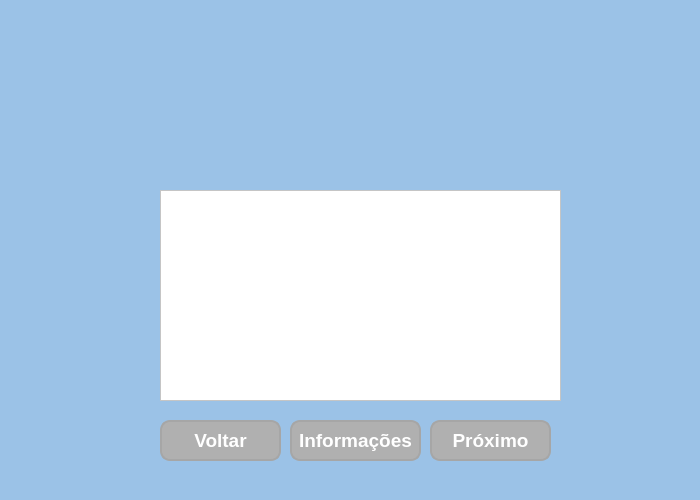
<?xml version="1.0" encoding="UTF-8"?>
<ui version="4.0">
 <class>MainWindow</class>
 <widget class="QMainWindow" name="MainWindow">
  <property name="geometry">
   <rect>
    <x>0</x>
    <y>0</y>
    <width>700</width>
    <height>500</height>
   </rect>
  </property>
  <property name="minimumSize">
   <size>
    <width>700</width>
    <height>500</height>
   </size>
  </property>
  <property name="windowTitle">
   <string>MainWindow</string>
  </property>
  <property name="styleSheet">
   <string notr="true">background-color: rgb(155, 194, 231);</string>
  </property>
  <widget class="QWidget" name="centralwidget">
   <widget class="QListWidget" name="listWidget">
    <property name="geometry">
     <rect>
      <x>160</x>
      <y>190</y>
      <width>401</width>
      <height>211</height>
     </rect>
    </property>
    <property name="font">
     <font>
      <pointsize>16</pointsize>
     </font>
    </property>
    <property name="styleSheet">
     <string notr="true">background-color: rgb(255, 255, 255);</string>
    </property>
   </widget>
   <widget class="QPushButton" name="pushButton">
    <property name="geometry">
     <rect>
      <x>160</x>
      <y>420</y>
      <width>121</width>
      <height>41</height>
     </rect>
    </property>
    <property name="font">
     <font>
      <pointsize>14</pointsize>
      <weight>75</weight>
      <bold>true</bold>
     </font>
    </property>
    <property name="styleSheet">
     <string notr="true">QPushButton {	
	color: rgb(255, 255, 255);
	background-color: rgb(176, 176, 176);
	border: 2px solid rgb(166, 166, 166); 
	border-radius: 10px;
}

QPushButton:hover {
	background-color: rgb(166, 166, 166);
	border: 2px solid rgb(138, 138, 138); 
}

QPushButton:pressed {
	background-color: rgb(250, 230, 0);
	border: 2px solid rgb(255, 165, 24); 
}</string>
    </property>
    <property name="text">
     <string>Voltar</string>
    </property>
   </widget>
   <widget class="QPushButton" name="pushButton_3">
    <property name="geometry">
     <rect>
      <x>430</x>
      <y>420</y>
      <width>121</width>
      <height>41</height>
     </rect>
    </property>
    <property name="font">
     <font>
      <pointsize>14</pointsize>
      <weight>75</weight>
      <bold>true</bold>
     </font>
    </property>
    <property name="styleSheet">
     <string notr="true">QPushButton {	
	color: rgb(255, 255, 255);
	background-color: rgb(176, 176, 176);
	border: 2px solid rgb(166, 166, 166); 
	border-radius: 10px;
}

QPushButton:hover {
	background-color: rgb(166, 166, 166);
	border: 2px solid rgb(138, 138, 138); 
}

QPushButton:pressed {
	background-color: rgb(250, 230, 0);
	border: 2px solid rgb(255, 165, 24); 
}</string>
    </property>
    <property name="text">
     <string>Próximo</string>
    </property>
   </widget>
   <widget class="QPushButton" name="pushButton_2">
    <property name="geometry">
     <rect>
      <x>290</x>
      <y>420</y>
      <width>131</width>
      <height>41</height>
     </rect>
    </property>
    <property name="font">
     <font>
      <pointsize>14</pointsize>
      <weight>75</weight>
      <bold>true</bold>
     </font>
    </property>
    <property name="styleSheet">
     <string notr="true">QPushButton {	
	color: rgb(255, 255, 255);
	background-color: rgb(176, 176, 176);
	border: 2px solid rgb(166, 166, 166); 
	border-radius: 10px;
}

QPushButton:hover {
	background-color: rgb(166, 166, 166);
	border: 2px solid rgb(138, 138, 138); 
}

QPushButton:pressed {
	background-color: rgb(250, 230, 0);
	border: 2px solid rgb(255, 165, 24); 
}</string>
    </property>
    <property name="text">
     <string>Informações</string>
    </property>
   </widget>
   <widget class="QLabel" name="label_2">
    <property name="geometry">
     <rect>
      <x>0</x>
      <y>0</y>
      <width>701</width>
      <height>501</height>
     </rect>
    </property>
    <property name="text">
     <string/>
    </property>
    <property name="pixmap">
     <pixmap>imagens/Cartaz.jpg</pixmap>
    </property>
   </widget>
   <zorder>label_2</zorder>
   <zorder>listWidget</zorder>
   <zorder>pushButton</zorder>
   <zorder>pushButton_3</zorder>
   <zorder>pushButton_2</zorder>
  </widget>
 </widget>
 <resources/>
 <connections/>
</ui>
